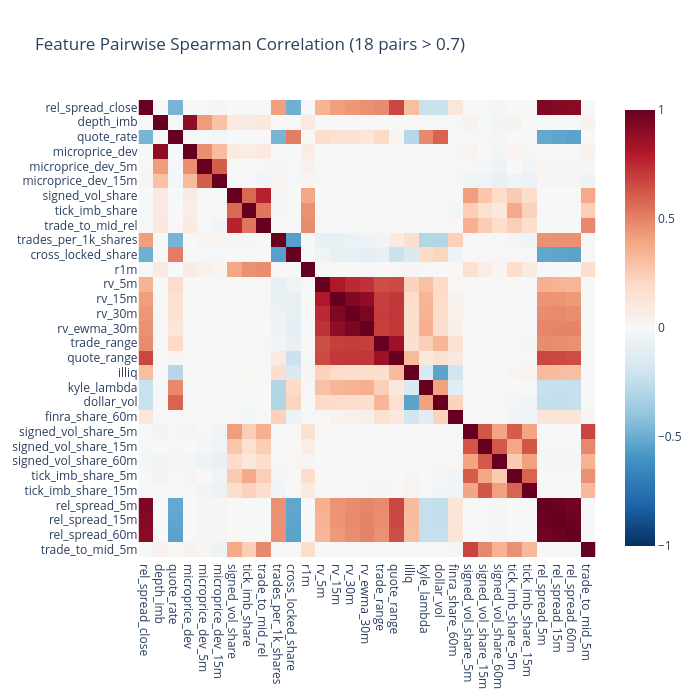

Notebook source saved alongside this figure:
### Markdown cell above
### Feature Correlation Heatmap

### Code cell
# Pairwise Spearman on heavily sampled data (every 100th timestamp)
corr_ts = all_timestamps.gather_every(100)
corr_sample = eval_df.filter(pl.col("timestamp").is_in(corr_ts)).select(feature_cols_existing)
corr_matrix = corr_sample.to_pandas().corr(method="spearman")

# Count high-correlation pairs
high_corr_pairs = []
for a, b in itertools.combinations(feature_cols_existing, 2):
    rho = abs(corr_matrix.loc[a, b])
    if rho > 0.7:
        high_corr_pairs.append((a, b, round(rho, 3)))

fig = px.imshow(
    corr_matrix,
    color_continuous_scale="RdBu_r",
    zmin=-1,
    zmax=1,
    title=f"Feature Pairwise Spearman Correlation ({len(high_corr_pairs)} pairs > 0.7)",
)
fig.update_layout(height=700, width=700, template="plotly_white")
fig.show()

print(f"\nHigh-correlation pairs (|rho| > 0.7): {len(high_corr_pairs)}")
for a, b, rho in sorted(high_corr_pairs, key=lambda x: -x[2])[:10]:
    print(f"  {a:30s} x {b:30s}  rho={rho:.3f}")

### Figure 1 — Plotly figure (JSON) as saved in the notebook; plotly's stock layout.template omitted (floating-point values rounded to 4 significant figures; data arrays with more than 128 entries replaced by an {"elided": "..."} marker saying what was removed)
{"data": [{"coloraxis": "coloraxis", "hovertemplate": "x: %{x}<br>y: %{y}<br>color: %{z}<extra></extra>", "name": "0", "type": "heatmap", "x": ["rel_spread_close", "depth_imb", "quote_rate", "microprice_dev", "microprice_dev_5m", "microprice_dev_15m", "signed_vol_share", "tick_imb_share", "trade_to_mid_rel", "trades_per_1k_shares", "cross_locked_share", "r1m", "rv_5m", "rv_15m", "rv_30m", "rv_ewma_30m", "trade_range", "quote_range", "illiq", "kyle_lambda", "dollar_vol", "finra_share_60m", "signed_vol_share_5m", "signed_vol_share_15m", "signed_vol_share_60m", "tick_imb_share_5m", "tick_imb_share_15m", "rel_spread_5m", "rel_spread_15m", "rel_spread_60m", "trade_to_mid_5m"], "xaxis": "x", "y": ["rel_spread_close", "depth_imb", "quote_rate", "microprice_dev", "microprice_dev_5m", "microprice_dev_15m", "signed_vol_share", "tick_imb_share", "trade_to_mid_rel", "trades_per_1k_shares", "cross_locked_share", "r1m", "rv_5m", "rv_15m", "rv_30m", "rv_ewma_30m", "trade_range", "quote_range", "illiq", "kyle_lambda", "dollar_vol", "finra_share_60m", "signed_vol_share_5m", "signed_vol_share_15m", "signed_vol_share_60m", "tick_imb_share_5m", "tick_imb_share_15m", "rel_spread_5m", "rel_spread_15m", "rel_spread_60m", "trade_to_mid_5m"], "yaxis": "y", "z": {"elided": "31x31 float values"}}], "layout": {"coloraxis": {"cmax": 1, "cmin": -1, "colorscale": [[0.0, "rgb(5,48,97)"], [0.1, "rgb(33,102,172)"], [0.2, "rgb(67,147,195)"], [0.3, "rgb(146,197,222)"], [0.4, "rgb(209,229,240)"], [0.5, "rgb(247,247,247)"], [0.6, "rgb(253,219,199)"], [0.7, "rgb(244,165,130)"], [0.8, "rgb(214,96,77)"], [0.9, "rgb(178,24,43)"], [1.0, "rgb(103,0,31)"]]}, "height": 700, "title": {"text": "Feature Pairwise Spearman Correlation (18 pairs > 0.7)"}, "width": 700, "xaxis": {"anchor": "y", "constrain": "domain", "domain": [0.0, 1.0], "scaleanchor": "y"}, "yaxis": {"anchor": "x", "autorange": "reversed", "constrain": "domain", "domain": [0.0, 1.0]}}}
